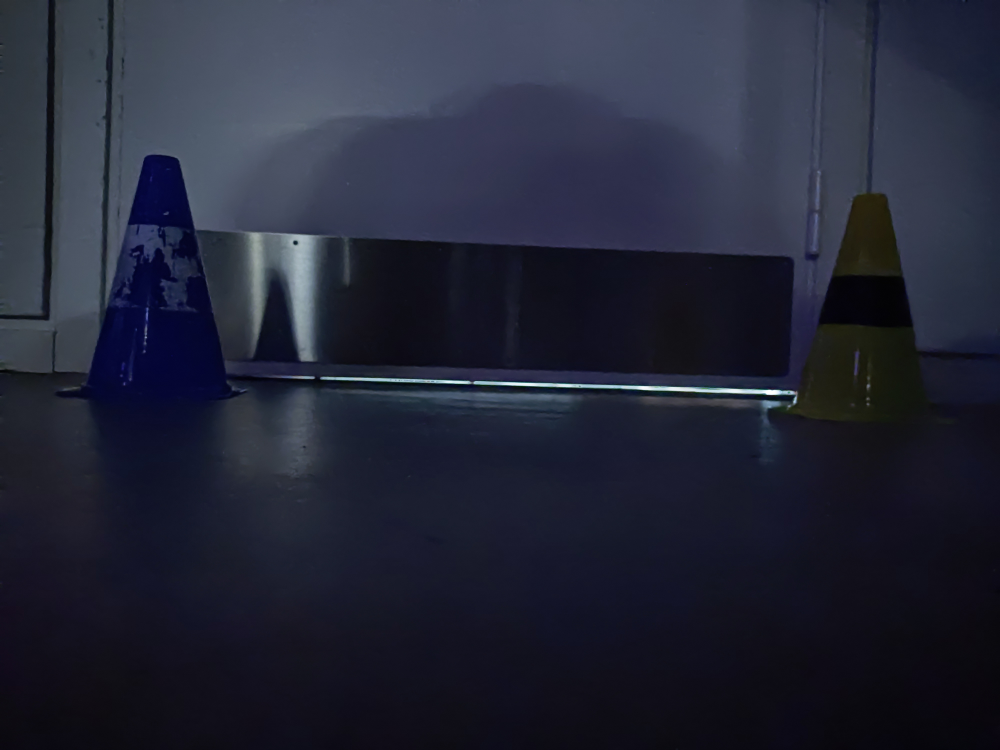
#> input picture figures/av_testset/av9.jpg, 4000 x 3000 px, found by its file name (shown at 1/4 size)
$ python coneDetection_example.py
#> lines starting #> are read from the running program, lines starting #| are printed output that depends on the picture; after the words box and inside, x2 and y2 are one past the last pixel; in counts of white or black regions, pixels touching at a corner belong together
### coneDetection_modules.py
import numpy as np
import cv2
import time

"""
The function containing all the point processing done to get the cones.
Includes RGB to HSV conversion and algorithm to get BLOBs
"""
def cone_pointProcessing(img):
    """
    Point processing
    """
    img_hsv = cv2.cvtColor(img, cv2.COLOR_BGR2HSV) # Convert BGR image to HSV

    # Do thresholding using hsv-image
    hue_thresh_yellow = cv2.inRange(img_hsv[:,:,0], 15, 45, cv2.THRESH_BINARY)
    hue_thresh_blue = cv2.inRange(img_hsv[:,:,0], 90, 120, cv2.THRESH_BINARY)
    hue_thresh_orange = cv2.inRange(img_hsv[:,:,0], 0, 15, cv2.THRESH_BINARY)
    saturation_thresh = cv2.inRange(img_hsv[:,:,1],200, 255, cv2.THRESH_BINARY)

    # Do bitwise AND && operations to get blue and yellow cones
    img_cones_yellow = cv2.bitwise_and(hue_thresh_yellow, saturation_thresh)
    img_cones_blue = cv2.bitwise_and(hue_thresh_blue, saturation_thresh)
    img_cones_orange = cv2.bitwise_and(hue_thresh_orange, saturation_thresh)
    #img_cones_yellow = np.clip(img_cones_yellow, 0, 128).astype(np.uint8)

    return img_cones_blue, img_cones_yellow, img_cones_orange

"""
Get largest BLOB using grassfire-algorithm
"""
def get_largest_BLOB(img_cone):
    # Using grassfire-algorithm, find all non-connected BLOBs
    contours, _ = cv2.findContours(img_cone,cv2.RETR_EXTERNAL,cv2.CHAIN_APPROX_NONE )

    # SANITY CHECK: Ensure at least one BLOB exists
    if len(contours) == 0:
        return img_cone

    # Get largest BLOB
    maxContour = 0
    for contour in contours:
        contourSize = cv2.contourArea(contour)
        if contourSize > maxContour:
            maxContour = contourSize
            maxContourData = contour

    # SANITY CHECK: When no BLOB is registered, contourSize = 0
    if contourSize == 0:
        return img_cone

    # Create an empty image to fill out largest BLOB
    img_cone_largest = np.zeros_like(img_cone)
    img_cone_largest = cv2.fillPoly(img_cone_largest,[maxContourData],255)

    return img_cone_largest

"""
Get center of mass of BLOB images
"""
def cone_COM(img_cone, colour):
    # Apply grassfire-algorithm to find each pixel in BLOBs
    contours, _ = cv2.findContours(
        img_cone, cv2.RETR_LIST, cv2.CHAIN_APPROX_SIMPLE)

    # SANITY CHECK: Ensure at least one BLOB exists
    if len(contours) == 0:
        img_cone = cv2.cvtColor(img_cone, cv2.COLOR_GRAY2BGR)

        # Blue cones are presumed to be to the left (first column)
        if colour == (255, 0, 0):
            cx = -len(img_cone[0])//2

        # Yellow cones are presumed to be to the right (law column)
        else:
            cx = int(len(img_cone[0]) * 1.5)
        return img_cone, cx

    # Get center of mass of only x-axis (y-axis is irrelevant)
    cx = 0
    for i in contours:
        M = cv2.moments(i)
        if M['m00'] != 0:
            cx = int(M['m10']/M['m00'])
            #cy = int(M['m01']/M['m00'])

    # Convert binary image to RGB image (only for visual aesthetics)
    img_cone = cv2.cvtColor(img_cone, cv2.COLOR_GRAY2BGR)
    cv2.line(img_cone, (cx, 0), (cx, img_cone.shape[1]), colour, 8) # Draw line

    return img_cone, cx

"""
Get center of rectangle engulfing BLOB
"""
# [27 lines left out: function cone_rectangle_center, not called in this run]

"""
Get outer bound of rectangle engulfing BLOB
"""
# [35 lines left out: function cone_rectangle_outerBound, not called in this run]

"""
Get error value which the vehicle must navigate using
"""
def get_cone_error(img_cone, x_blue, x_yellow):
    # Set target
    target = img_cone.shape[1]//2

    # Draw line in center of image depicting target
    cv2.line(img_cone, (target, 0), (target, img_cone.shape[1]), (0, 0, 255), 8) # Red line

    # Draw line in center of cones, using x_yellow and x_blue,
    x_pos = (x_yellow + x_blue) // 2
    cv2.line(img_cone, (x_pos, 0), (x_pos, img_cone.shape[1]), (255, 0, 255), 8) # Cyan line

    # Get error
    val_error = target-x_pos

    return img_cone, val_error

"""
RGB Method A
"""
# [19 lines left out: function RGB_coneDectectionA, not called in this run]

"""
RGB Method B
"""
# [19 lines left out: function RGB_coneDectectionB, not called in this run]

"""
RGB Method C
"""
def RGB_coneDectectionC(img, img_depth=0):
    img_hxs_blue, img_hxs_yellow, img_hxs_orange = cone_pointProcessing(img)

    kernel = np.ones((7,7),np.uint8)
    img_hxs_blue = cv2.morphologyEx(img_hxs_blue, cv2.MORPH_OPEN, kernel)
    img_hxs_yellow = cv2.morphologyEx(img_hxs_yellow, cv2.MORPH_OPEN, kernel)
    img_hxs_orange = cv2.morphologyEx(img_hxs_orange, cv2.MORPH_OPEN, kernel)

    img_hxs_blue = get_largest_BLOB(img_hxs_blue)
    img_hxs_yellow = get_largest_BLOB(img_hxs_yellow)

    img_hxs_blue, x_blue = cone_COM(img_hxs_blue, (255, 0, 0))
    img_hxs_yellow, x_yellow = cone_COM(img_hxs_yellow//2, (0, 255, 255))
    #img_hxs_yellow, x_yellow = cone_COM(np.divide(img_hxs_yellow, 2).astype(np.uint8), (0, 255, 255))

    img_cones = img_hxs_blue + img_hxs_yellow

    img_cones, val_error = get_cone_error(img_cones, x_blue, x_yellow)

    return img_cones, val_error, img_hxs_blue, img_hxs_yellow, img_hxs_orange

"""
Depth Method A
"""
# [25 lines left out: function depth_coneDectectionA, not called in this run]

"""
Depth Method B
"""
# [25 lines left out: function depth_coneDectectionB, not called in this run]

"""
Depth Method C
"""
# [25 lines left out: function depth_coneDectectionC, not called in this run]

### coneDetection_example.py
import numpy as np
import cv2
from coneDetection_modules import *

#img = cv2.imread("av_depthset/av_track5.png") # Read image from local repository
img = cv2.imread("av_testset/av9.jpg")
#> img is the input picture: shape (3000, 4000, 3); mean B, G, R 54.6, 38.5, 35.5
img = cv2.resize(img, (1000, 750))
#> img: shape (750, 1000, 3)
# [5 lines of commented-out code are left out]

start_time = time.perf_counter()

img_cones, val_error, img_hxs_blue, img_hxs_yellow = RGB_coneDectectionC(img) # , img_depth
#> in cone_pointProcessing, `hue_thresh_yellow = cv2.inRange(img_hsv[:,:,0], 15, 45, cv2.THRESH_BIN..`:
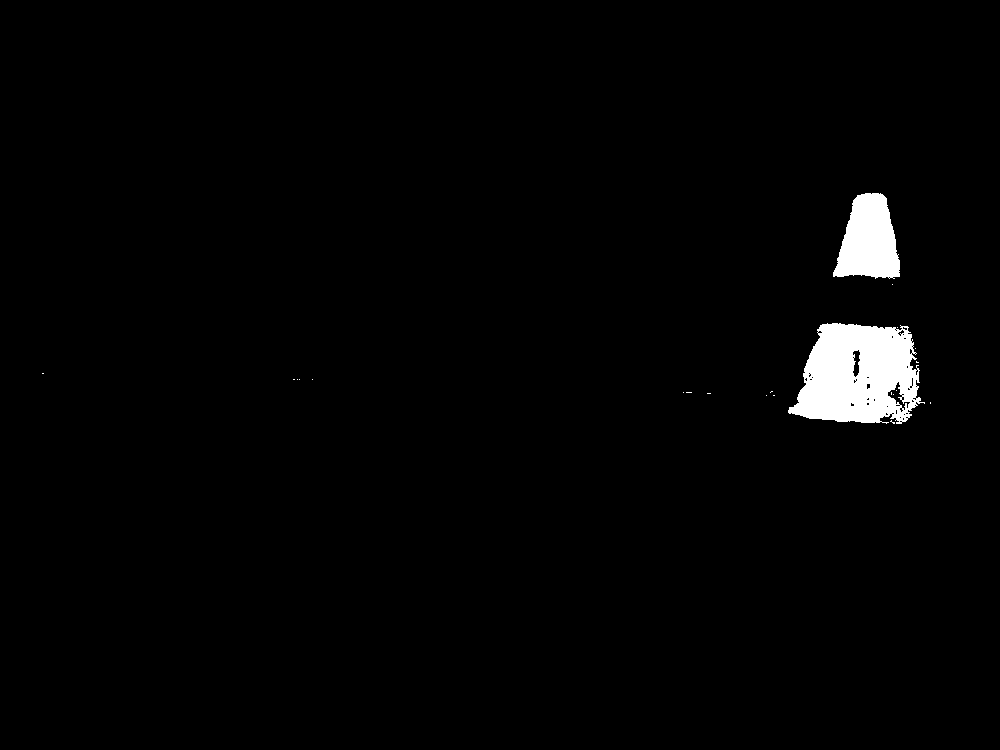
#> hue_thresh_yellow: shape (750, 1000); 1.9% white; 22 white regions (20 under 20 px), largest, box (x1, y1, x2, y2) and area: (788, 323, 925, 424) 9879, (833, 193, 900, 279) 4082
#> in cone_pointProcessing, `hue_thresh_blue = cv2.inRange(img_hsv[:,:,0], 90, 120, cv2.THRESH_BINA..`:
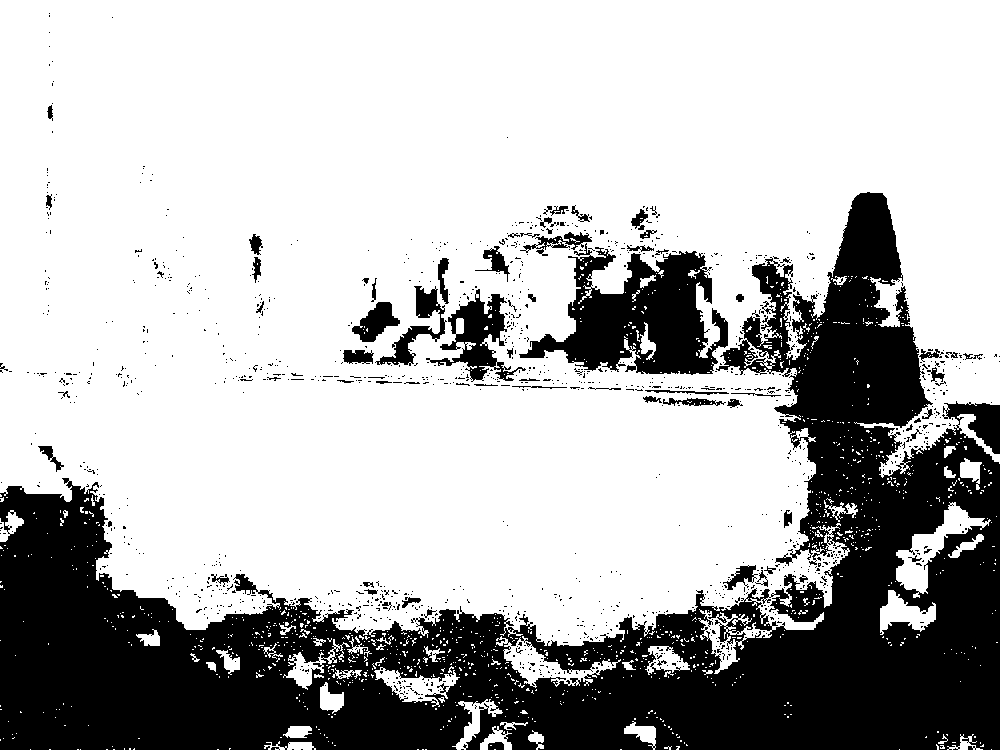
#> hue_thresh_blue: shape (750, 1000); 71.5% white; 1269 black regions (1196 under 20 px), largest, box (x1, y1, x2, y2) and area: (0, 192, 1000, 750) 185035, (519, 243, 728, 375) 14142, (426, 289, 526, 382) 3059
#> in cone_pointProcessing, `hue_thresh_orange = cv2.inRange(img_hsv[:,:,0], 0, 15, cv2.THRESH_BINA..`:
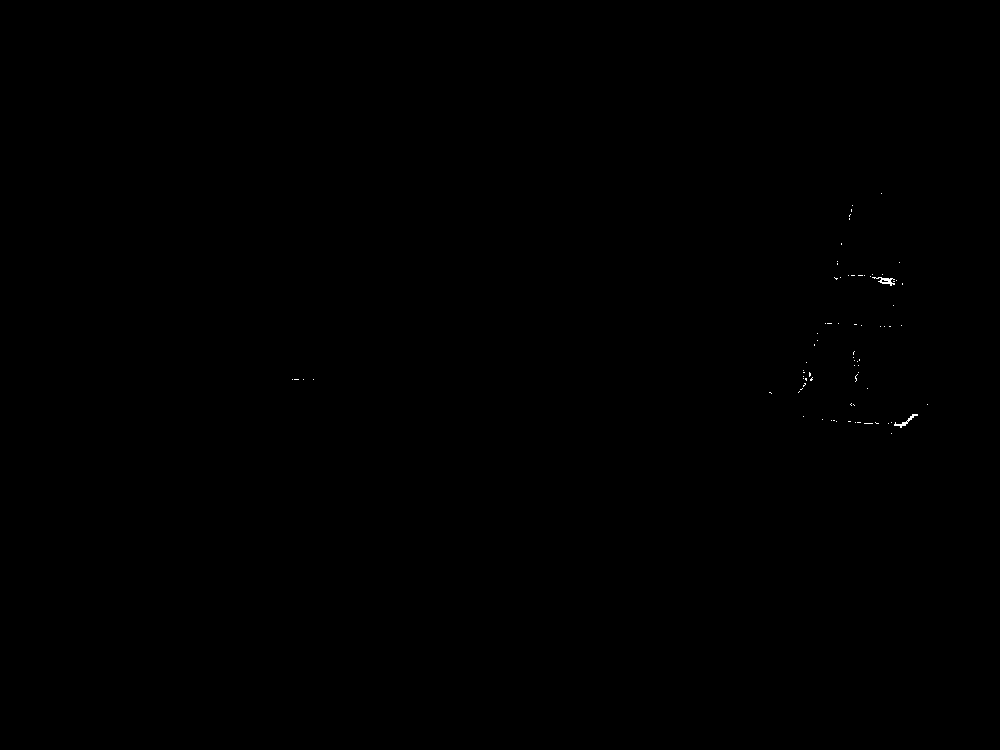
#> hue_thresh_orange: shape (750, 1000); 0.04% white in thin lines or dots, all inside (x1, y1, x2, y2) = (292, 193, 928, 434)
#> in RGB_coneDectectionC, `img_hxs_blue = cv2.morphologyEx(img_hxs_blue, cv2.MORPH_OPEN, kernel)`:
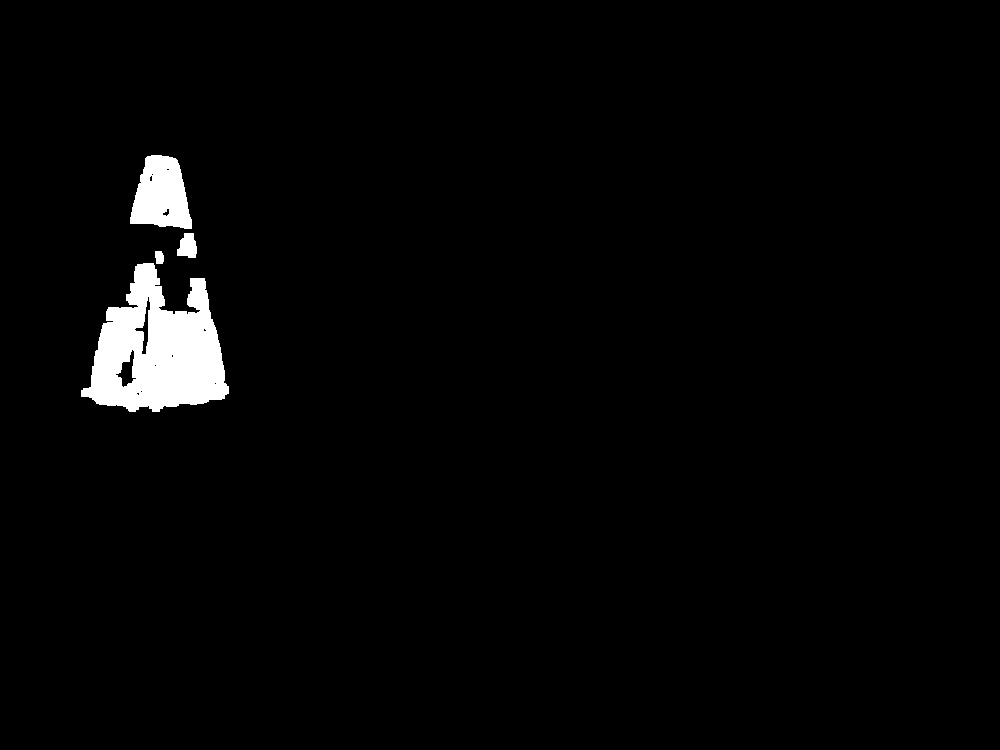
#> img_hxs_blue: shape (750, 1000); 2.3% white; 4 white regions
#> in get_largest_BLOB, `contours, _ = cv2.findContours(img_cone,cv2.RETR_EXTERNAL,cv2.CHAIN_AP..`: contours = 4 contours; box (x1, y1, x2, y2) and area: (81, 263, 229, 412) 13588, (130, 155, 192, 229) 3225, (177, 233, 197, 258) 337, (155, 251, 164, 264) 84
#> the loop in get_largest_BLOB, `for contour in contours:` made 4 passes
#> (contourSize, maxContour) on pass 1: (13588, 13588)
#> after the loop in get_largest_BLOB, `for contour in contours:`: maxContour = 13588; maxContourData = contour of 668 points, box (x1, y1, x2, y2) (81, 263, 229, 412), area 13588
#> in get_largest_BLOB, `img_cone_largest = cv2.fillPoly(img_cone_largest,[maxContourData],255)`:
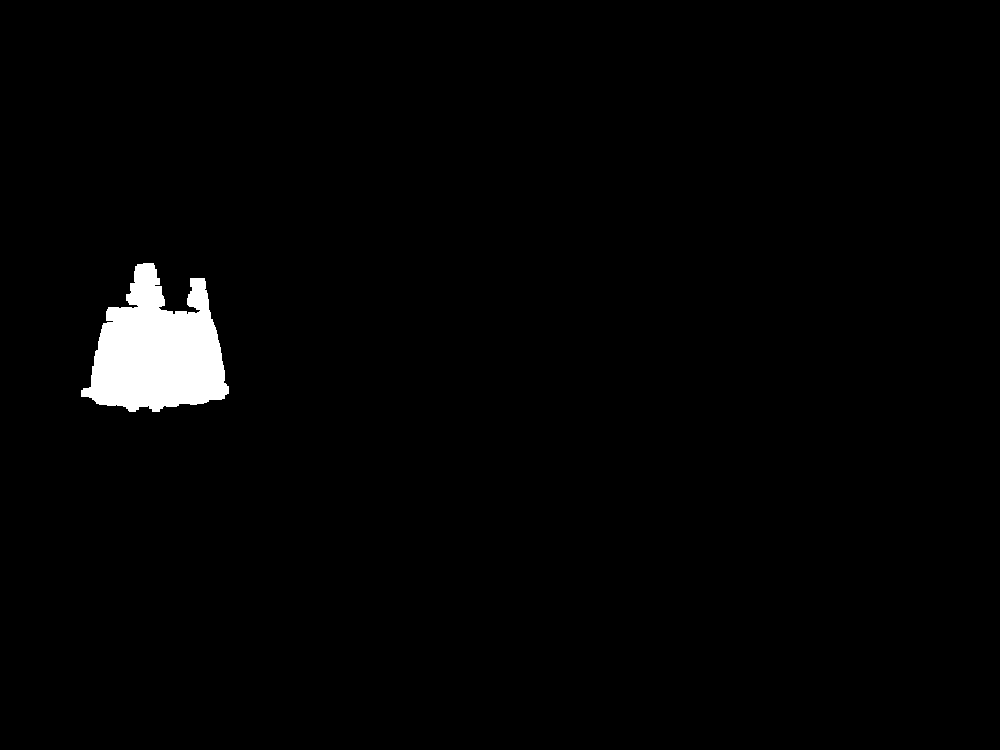
#> img_cone_largest: shape (750, 1000); 1.9% white; 1 white region
#> in cone_COM, `contours, _ = cv2.findContours( img_cone, cv2.RETR_LIST, cv2.CHAIN_APP..`: contours = 1 contour; box (x1, y1, x2, y2) and area: (81, 263, 229, 412) 13588
#> the loop in cone_COM, `for i in contours:` made 1 pass
#> cx on pass 1: 157
#> in RGB_coneDectectionC, `img_hxs_blue, x_blue = cone_COM(img_hxs_blue, (255, 0, 0))`: x_blue = 157
#> in RGB_coneDectectionC, `img_hxs_yellow, x_yellow = cone_COM(img_hxs_yellow//2, (0, 255, 255))`: x_yellow = 1500
#> in get_cone_error, `x_pos = (x_yellow + x_blue) // 2`: x_pos = 828
#> in get_cone_error, `cv2.line(img_cone, (x_pos, 0), (x_pos, img_cone.shape[1]), (255, 0, 25..`:
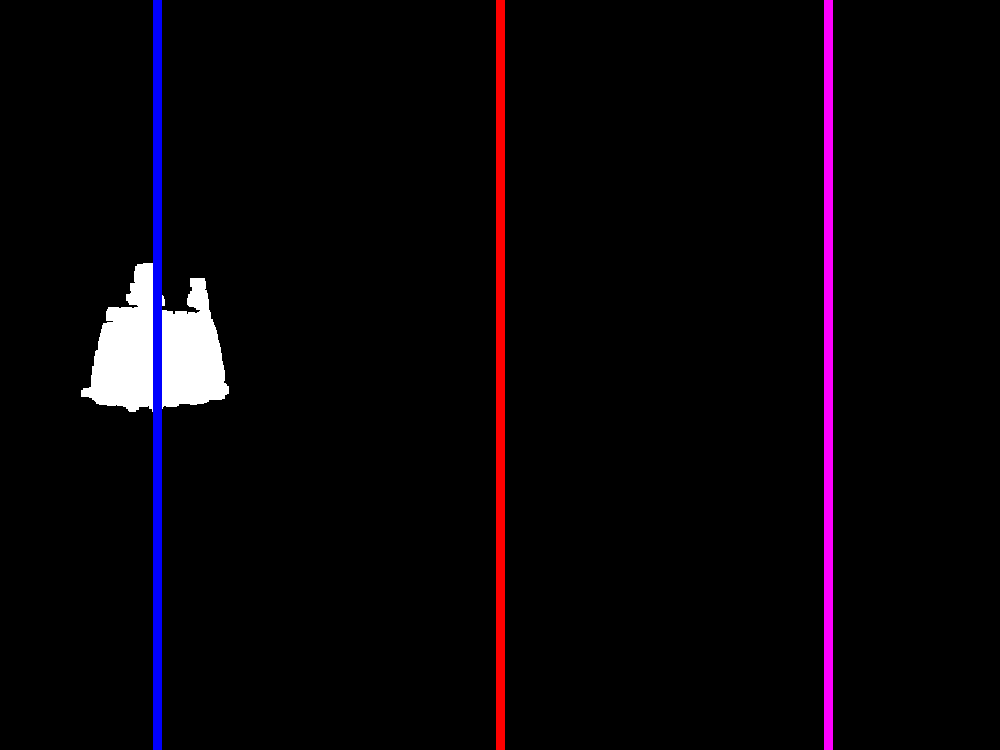
#> img_cone: shape (750, 1000, 3); mean B, G, R 8.9, 4.3, 8.9
#> in get_cone_error, `val_error = target-x_pos`: val_error = -328
#> (the run stopped early here; a loop or call above may not have finished)
